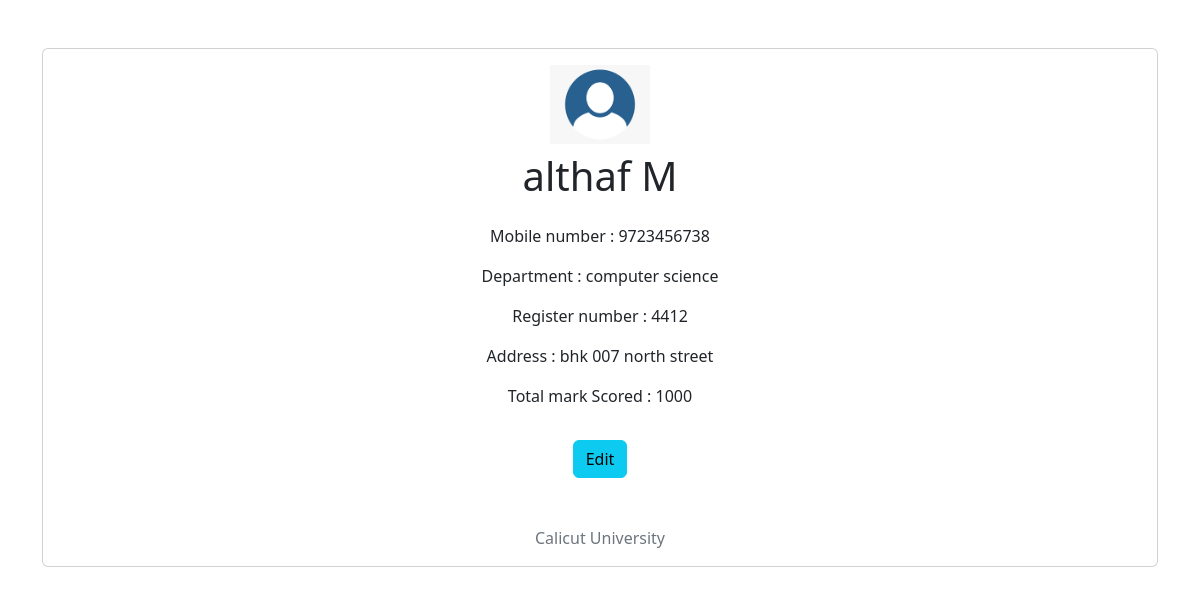
The page /home/details/18/ on the database its author committed.
### homepage/models.py (models this page shows, shortened)
class Student(models.Model):
    id=models.AutoField(primary_key=True)
    first_name = models.CharField(max_length=10)
    last_name = models.CharField(max_length=10)
    Total_mark = models.IntegerField()
    register_number = models.IntegerField(null=True)
    mobile = models.IntegerField(null=True)
    address = models.CharField(max_length=100, null=True)
    department = models.CharField(max_length=25,null=True)

### homepage/views.py (the view)
# urls.py: path('details/<int:id>/',views.details,name='details'),
def details(request,id):
    student_details = Student.objects.get(id=id)
    context = {
        'details':student_details,
    }
    return render(request,'details.html',context)

### templates/details.html (shortened to what this page needs)
{% load static %}
<!DOCTYPE html>
<html lang="en">
    <head>
        <link rel="stylesheet" href="https://cdnjs.cloudflare.com/ajax/libs/font-awesome/4.7.0/css/font-awesome.min.css">
        <link rel="stylesheet" href={% static 'css/student.css' %}>
        <link href="https://cdn.jsdelivr.net/npm/bootstrap@5.3.0/dist/css/bootstrap.min.css" rel="stylesheet">
    </head>
<body>
    <div class="container text-center pt-5">
        <div class="card ">
            <div class='text-center'>
                <img src={% static 'image/profile.png' %} alt="" class='student pt-3'>
            </div>
            <h1 class='pt-2 pb-3'>{{details.first_name}} {{details.last_name}}</h1>
            <p class="title">Mobile number : {{details.mobile}}</p>
            <p class="title">Department : {{details.department}}</p>
            <p class="title">Register number : {{details.register_number}}</p>
            <p class="title">Address : {{details.address}}</p>
            <p class="title">Total mark Scored : {{details.Total_mark}}</p>
            <div class = 'pt-3'>
                <form action={% url 'edit' details.id %}  method='post'>
                    <button class='btn btn-info' type='submit'>Edit</button>
                </form>
            </div>
            <p class="pt-5 text-secondary">Calicut University</p>
          </div>
    </div>
</body>
</html>

### homepage/static/css/student.css (style rules this page uses)
.student { width: 100px ; }

### rows shown on the page
Student: first_name "althaf", last_name "M", mobile "9723456738", department "computer science", register_number "4412", address "bhk 007 north street", Total_mark "1000"
